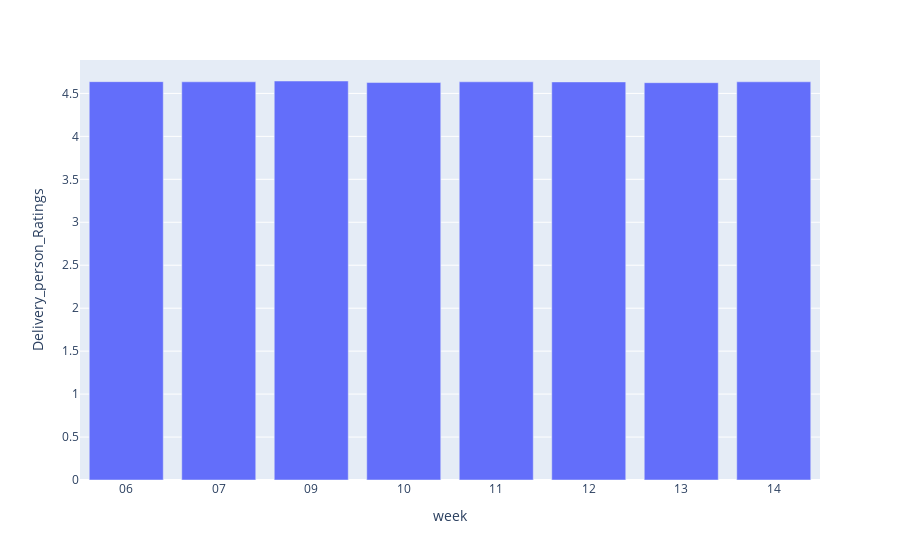

The code cell stored with this chart in its notebook:
### Code cell
#Exercicio 3. Desenhe um gráfico de barras, mostrando as avaliações médias das entregas por semana.

df1['week'] = df1['Order_Date'].dt.strftime('%U')
df_media_entregas_semana = df1.loc[ : , ['Delivery_person_Ratings','week']].groupby('week').mean().reset_index()
df_media_entregas_semana

px.bar(df_media_entregas_semana, x='week', y='Delivery_person_Ratings')

### Figure 1 — Plotly figure (JSON) as saved in the notebook; plotly's stock layout.template omitted (floating-point values rounded to 4 significant figures)
{"data": [{"alignmentgroup": "True", "hovertemplate": "week=%{x}<br>Delivery_person_Ratings=%{y}<extra></extra>", "legendgroup": "", "marker": {"color": "#636efa", "pattern": {"shape": ""}}, "name": "", "offsetgroup": "", "orientation": "v", "showlegend": false, "textposition": "auto", "type": "bar", "x": ["06", "07", "09", "10", "11", "12", "13", "14"], "xaxis": "x", "y": [4.637, 4.635, 4.645, 4.627, 4.635, 4.634, 4.625, 4.635], "yaxis": "y"}], "layout": {"autosize": true, "barmode": "relative", "legend": {"tracegroupgap": 0}, "margin": {"t": 60}, "xaxis": {"anchor": "y", "autorange": true, "domain": [0, 1], "range": [-0.5, 7.5], "title": {"text": "week"}, "type": "category"}, "yaxis": {"anchor": "x", "autorange": true, "domain": [0, 1], "range": [0, 4.889], "title": {"text": "Delivery_person_Ratings"}, "type": "linear"}}}
